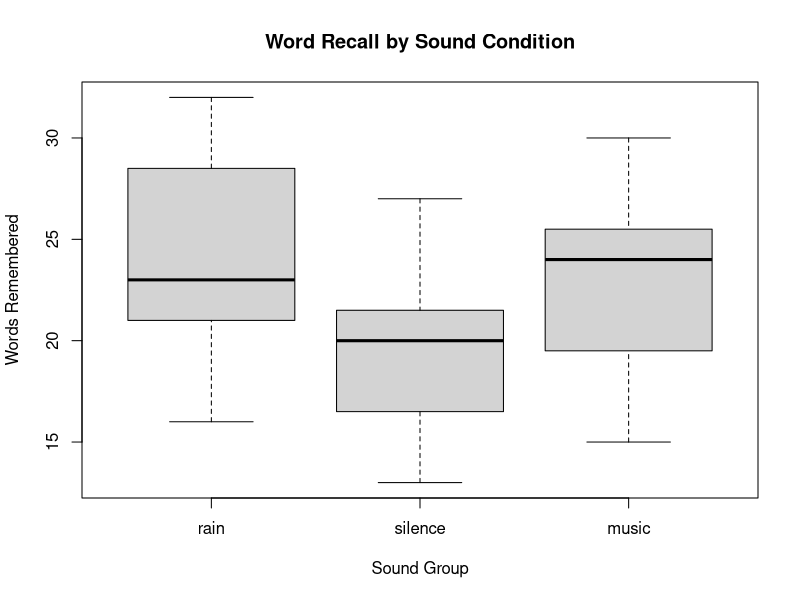

Reproduce this figure in R.
# ==============================================================================
# LAB 1: ANOVA & COMPARING MULTIPLE MEANS
# Course: Introductory Statistics
# ==============================================================================
# INSTRUCTIONS: 
# 1. Highlight code lines and click "Run" (or press Ctrl+Enter / Cmd+Enter).
# 2. Answer the reflection questions directly in this file by typing after the #.
# ==============================================================================

# ------------------------------------------------------------------------------
# TASK 1: Load the Data & View Summary Statistics
# ------------------------------------------------------------------------------

# 1a. Run this line to load the dataset into R:
study_data <- read.csv("sound_study.csv")

## Reshape the data
# 1a. Load the unstacked CSV file
unstacked_data <- read.csv("sound_study.csv")

# 1b. Restructure the data from 3 columns into 2 columns (response & group)
study_data <- stack(unstacked_data)
colnames(study_data) <- c("words", "sound")

# 1c. View the newly structured data
head(study_data)

# 1d. Calculate sample means and standard deviations by group
tapply(study_data$words, study_data$sound, mean)
tapply(study_data$words, study_data$sound, sd)

######

# 1b. View the first few rows of the data:
head(study_data)

# 1c. Run these lines to calculate sample means and standard deviations by group:
tapply(study_data$words, study_data$sound, mean)
tapply(study_data$words, study_data$sound, sd)

# QUESTION 1: Record your sample means below:
# x_bar (music):   
# x_bar (silence): 
# x_bar (rain):    

# ------------------------------------------------------------------------------
# TASK 2: Graphical Summaries (Boxplots)
# ------------------------------------------------------------------------------

# 2a. Run this line to create side-by-side boxplots:
boxplot(words ~ sound, data = study_data, 
        main = "Word Recall by Sound Condition",
        xlab = "Sound Group", 
        ylab = "Words Remembered")

# QUESTION 2: Do any of the three groups show strong skewness or outliers?
# Answer: 

# ------------------------------------------------------------------------------
# TASK 3: Fit One-Way ANOVA Model
# ------------------------------------------------------------------------------

# 3a. Run this line to fit the ANOVA model:
anova_model <- aov(words ~ sound, data = study_data)

# 3b. Display the ANOVA table:
summary(anova_model)

# QUESTION 3: Record the F-statistic and p-value from the output:
# F-statistic: 
# p-value: 

# QUESTION 4: Based on the p-value (α = 0.05), what do you conclude about 
# H0: mu_music = mu_rain = mu_silence?
# Answer: 

# ------------------------------------------------------------------------------
# TASK 4: Pairwise Confidence Intervals (Tukey HSD)
# ------------------------------------------------------------------------------

# 4a. Run this line to compute 95% confidence intervals for differences in means:
TukeyHSD(anova_model)

# QUESTION 5: Look at the Tukey output in the console. 
# Write down the 95% confidence intervals for:
# - rain minus music:    [          ,          ]
# - silence minus music: [          ,          ]
# - silence minus rain:  [          ,          ]

# QUESTION 6: Which interval(s) contain zero? What does an interval containing zero 
# tell us about the difference between those two population means?
# Answer:
